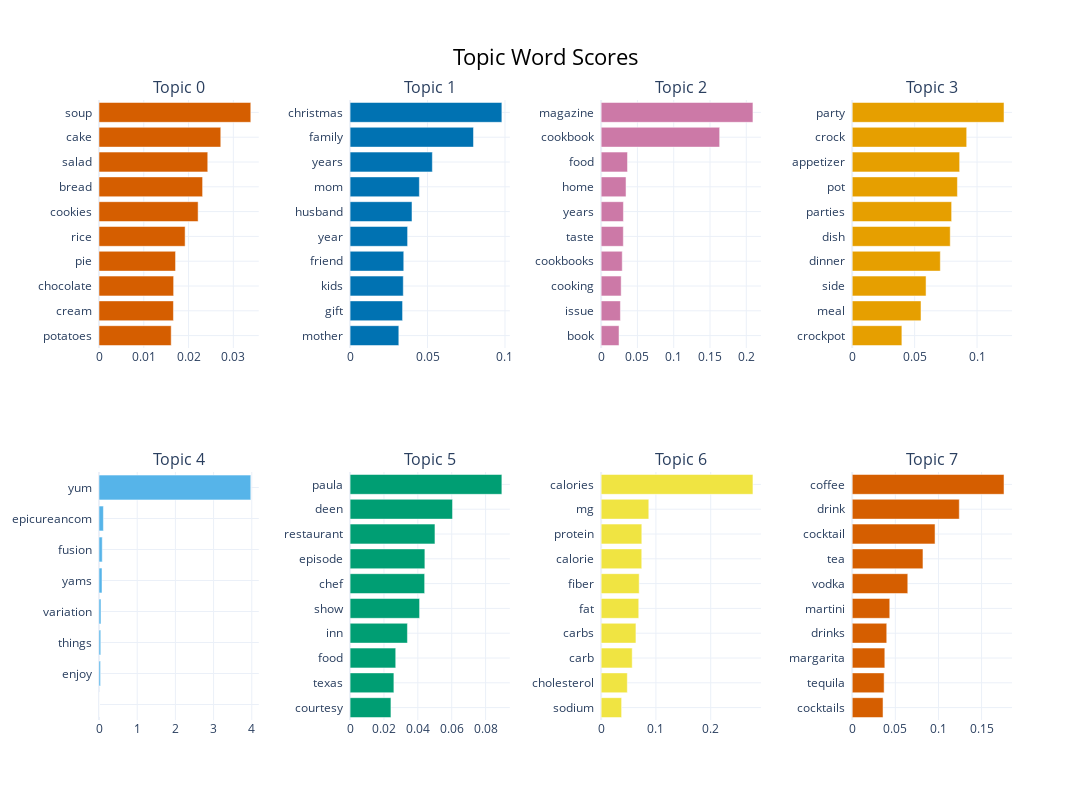

This figure's notebook cell:
### Code cell
# Visualisation des relations entre les topics
topic_model.visualize_barchart(n_words=10, height=400, width=400)

### Figure 1 — Plotly figure (JSON) as saved in the notebook; plotly's stock layout.template omitted (floating-point values rounded to 4 significant figures)
{"data": [{"marker": {"color": "#D55E00"}, "orientation": "h", "type": "bar", "x": [0.01612, 0.01662, 0.01667, 0.0171, 0.01923, 0.02213, 0.02314, 0.02429, 0.02719, 0.0339], "xaxis": "x", "y": ["potatoes  ", "cream  ", "chocolate  ", "pie  ", "rice  ", "cookies  ", "bread  ", "salad  ", "cake  ", "soup  "], "yaxis": "y"}, {"marker": {"color": "#0072B2"}, "orientation": "h", "type": "bar", "x": [0.03147, 0.03388, 0.03435, 0.03466, 0.03713, 0.03997, 0.04473, 0.05312, 0.07966, 0.09798], "xaxis": "x2", "y": ["mother  ", "gift  ", "kids  ", "friend  ", "year  ", "husband  ", "mom  ", "years  ", "family  ", "christmas  "], "yaxis": "y2"}, {"marker": {"color": "#CC79A7"}, "orientation": "h", "type": "bar", "x": [0.02462, 0.02656, 0.02757, 0.02906, 0.03055, 0.03069, 0.03428, 0.03632, 0.1633, 0.2092], "xaxis": "x3", "y": ["book  ", "issue  ", "cooking  ", "cookbooks  ", "taste  ", "years  ", "home  ", "food  ", "cookbook  ", "magazine  "], "yaxis": "y3"}, {"marker": {"color": "#E69F00"}, "orientation": "h", "type": "bar", "x": [0.03977, 0.0551, 0.05914, 0.07057, 0.07852, 0.07963, 0.08427, 0.08604, 0.09169, 0.1216], "xaxis": "x4", "y": ["crockpot  ", "meal  ", "side  ", "dinner  ", "dish  ", "parties  ", "pot  ", "appetizer  ", "crock  ", "party  "], "yaxis": "y4"}, {"marker": {"color": "#56B4E9"}, "orientation": "h", "type": "bar", "x": [1e-05, 1e-05, 1e-05, 0.04019, 0.04589, 0.05138, 0.07857, 0.08487, 0.1156, 3.974], "xaxis": "x5", "y": ["  ", "  ", "  ", "enjoy  ", "things  ", "variation  ", "yams  ", "fusion  ", "epicureancom  ", "yum  "], "yaxis": "y5"}, {"marker": {"color": "#009E73"}, "orientation": "h", "type": "bar", "x": [0.02412, 0.02586, 0.02695, 0.03386, 0.04103, 0.04402, 0.04415, 0.0501, 0.06048, 0.0896], "xaxis": "x6", "y": ["courtesy  ", "texas  ", "food  ", "inn  ", "show  ", "chef  ", "episode  ", "restaurant  ", "deen  ", "paula  "], "yaxis": "y6"}, {"marker": {"color": "#F0E442"}, "orientation": "h", "type": "bar", "x": [0.03736, 0.04775, 0.05671, 0.06349, 0.06863, 0.06944, 0.07413, 0.07423, 0.08698, 0.2771], "xaxis": "x7", "y": ["sodium  ", "cholesterol  ", "carb  ", "carbs  ", "fat  ", "fiber  ", "calorie  ", "protein  ", "mg  ", "calories  "], "yaxis": "y7"}, {"marker": {"color": "#D55E00"}, "orientation": "h", "type": "bar", "x": [0.03572, 0.03699, 0.03779, 0.04003, 0.04353, 0.06442, 0.08203, 0.09604, 0.1242, 0.176], "xaxis": "x8", "y": ["cocktails  ", "tequila  ", "margarita  ", "drinks  ", "martini  ", "vodka  ", "tea  ", "cocktail  ", "drink  ", "coffee  "], "yaxis": "y8"}], "layout": {"annotations": [{"font": {"size": 16}, "showarrow": false, "text": "Topic 0", "x": 0.0875, "xanchor": "center", "xref": "paper", "y": 1, "yanchor": "bottom", "yref": "paper"}, {"font": {"size": 16}, "showarrow": false, "text": "Topic 1", "x": 0.3625, "xanchor": "center", "xref": "paper", "y": 1, "yanchor": "bottom", "yref": "paper"}, {"font": {"size": 16}, "showarrow": false, "text": "Topic 2", "x": 0.6375, "xanchor": "center", "xref": "paper", "y": 1, "yanchor": "bottom", "yref": "paper"}, {"font": {"size": 16}, "showarrow": false, "text": "Topic 3", "x": 0.9125, "xanchor": "center", "xref": "paper", "y": 1, "yanchor": "bottom", "yref": "paper"}, {"font": {"size": 16}, "showarrow": false, "text": "Topic 4", "x": 0.0875, "xanchor": "center", "xref": "paper", "y": 0.4, "yanchor": "bottom", "yref": "paper"}, {"font": {"size": 16}, "showarrow": false, "text": "Topic 5", "x": 0.3625, "xanchor": "center", "xref": "paper", "y": 0.4, "yanchor": "bottom", "yref": "paper"}, {"font": {"size": 16}, "showarrow": false, "text": "Topic 6", "x": 0.6375, "xanchor": "center", "xref": "paper", "y": 0.4, "yanchor": "bottom", "yref": "paper"}, {"font": {"size": 16}, "showarrow": false, "text": "Topic 7", "x": 0.9125, "xanchor": "center", "xref": "paper", "y": 0.4, "yanchor": "bottom", "yref": "paper"}], "height": 800, "hoverlabel": {"bgcolor": "white", "font": {"family": "Rockwell", "size": 16}}, "showlegend": false, "title": {"font": {"color": "Black", "size": 22}, "text": "Topic Word Scores", "x": 0.5, "xanchor": "center", "yanchor": "top"}, "width": 1600, "xaxis": {"anchor": "y", "domain": [0, 0.175], "showgrid": true}, "xaxis2": {"anchor": "y2", "domain": [0.275, 0.45], "showgrid": true}, "xaxis3": {"anchor": "y3", "domain": [0.55, 0.725], "showgrid": true}, "xaxis4": {"anchor": "y4", "domain": [0.825, 1], "showgrid": true}, "xaxis5": {"anchor": "y5", "domain": [0, 0.175], "showgrid": true}, "xaxis6": {"anchor": "y6", "domain": [0.275, 0.45], "showgrid": true}, "xaxis7": {"anchor": "y7", "domain": [0.55, 0.725], "showgrid": true}, "xaxis8": {"anchor": "y8", "domain": [0.825, 1], "showgrid": true}, "yaxis": {"anchor": "x", "domain": [0.6, 1], "showgrid": true}, "yaxis2": {"anchor": "x2", "domain": [0.6, 1], "showgrid": true}, "yaxis3": {"anchor": "x3", "domain": [0.6, 1], "showgrid": true}, "yaxis4": {"anchor": "x4", "domain": [0.6, 1], "showgrid": true}, "yaxis5": {"anchor": "x5", "domain": [0, 0.4], "showgrid": true}, "yaxis6": {"anchor": "x6", "domain": [0, 0.4], "showgrid": true}, "yaxis7": {"anchor": "x7", "domain": [0, 0.4], "showgrid": true}, "yaxis8": {"anchor": "x8", "domain": [0, 0.4], "showgrid": true}}}
